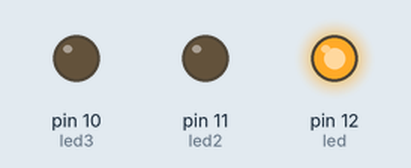
Recording of a sketch running on a simulated Arduino Uno, built with avr-gcc and run on an emulated ATmega328P. Shown: output pins drawn as LEDs (lit = HIGH).

Above: at 0.05 s.
At 0.75 s:
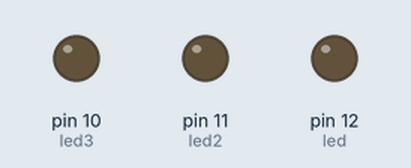
At 1.45 s:
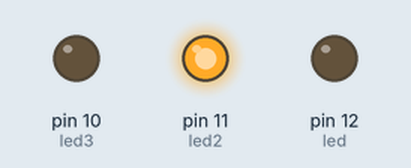
At 2.85 s:
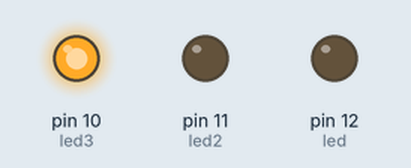
Timing chart, 0 to 3.1 s (numbered marks = the images above):
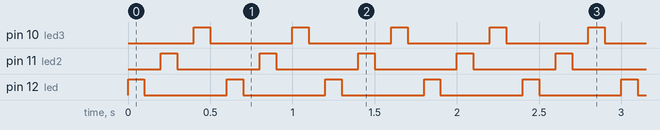

Measured:
- by itself, pin 10 (led3), pin 11 (led2), pin 12 (led): alternates HIGH for 0.10 s and LOW for 0.50 s

The sketch:

LED-Mul.ino
```cpp
int led = 12;
int led2 = 11;
int led3 = 10;

void setup() {
  pinMode(led, OUTPUT);
  pinMode(led2, OUTPUT);
  pinMode(led3, OUTPUT);
}
void loop() {
  digitalWrite(led, HIGH);
  delay(100);
  digitalWrite(led, LOW);
  delay(100);

  digitalWrite(led2, HIGH);
  delay(100);
  digitalWrite(led2, LOW);
  delay(100);

  digitalWrite(led3, HIGH);
  delay(100);
  digitalWrite(led3, LOW);
  delay(100);

}
```
